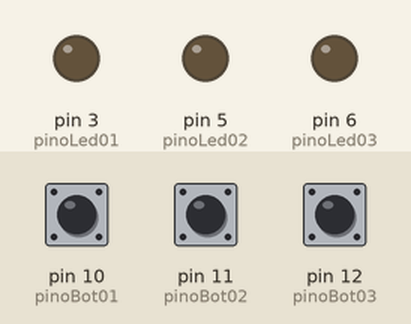
The sketch below on a simulated Arduino Uno, built with avr-gcc and run on an emulated ATmega328P. Parts: output pins drawn as LEDs (lit = HIGH). Inputs (shaded band) come from the test bench; at power-on: pin 10 (pinoBot01) HIGH, pin 11 (pinoBot02) HIGH, pin 12 (pinoBot03) HIGH.

Above: at 1.2 s.
1.3 s: pin 10 (pinoBot01) pulled LOW for 0.15 s
At 1.37 s:
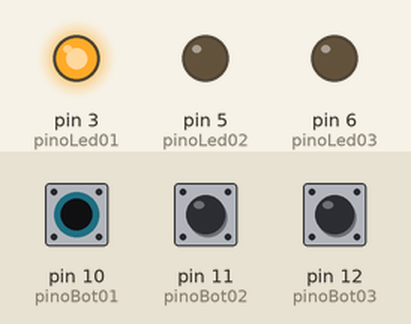
2.9 s: pin 11 (pinoBot02) pulled LOW for 0.15 s
At 2.97 s:
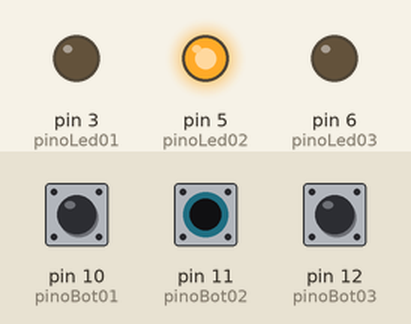
4.5 s: pin 12 (pinoBot03) pulled LOW for 0.15 s
At 4.57 s:
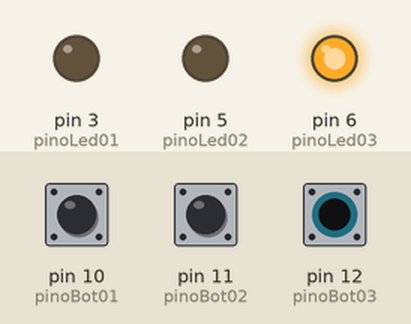
6.1 s: pin 12 (pinoBot03) pulled LOW for 3.2 s
At 10.3 s:
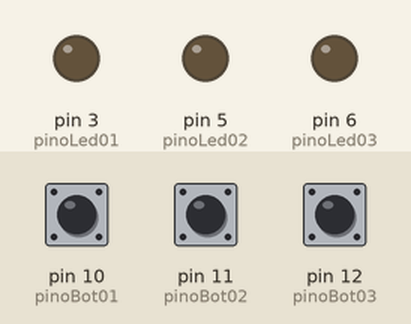
10.8 s: pin 10 (pinoBot01) pulled LOW for 3.2 s
At 11.4 s:
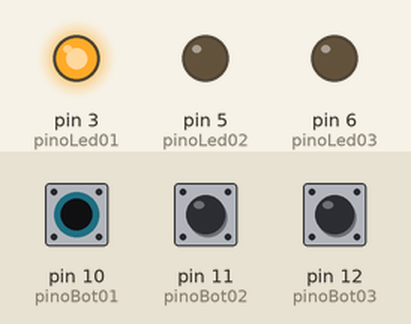
15.5 s: pin 10 (pinoBot01) driven LOW and pin 11 (pinoBot02) driven LOW
At 16.2 s:
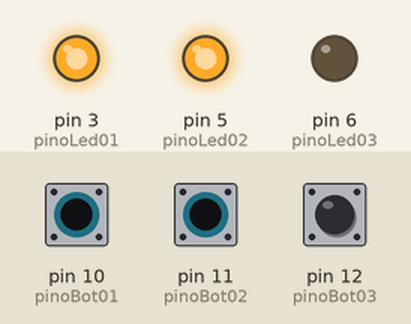
Timing chart, 0 to 18.0 s (numbered marks = the images above; inputs shaded):
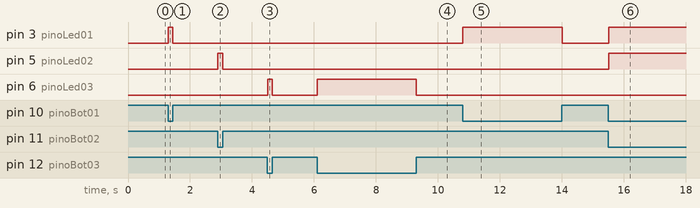

Measured:
- after the input at 1.3 s, pin 3 (pinoLed01): LOW → HIGH at once, → LOW 0.15 s later
- after the input at 2.9 s, pin 5 (pinoLed02): LOW → HIGH at once, → LOW 0.15 s later
- after the input at 4.5 s, pin 6 (pinoLed03): LOW → HIGH at once, → LOW 0.15 s later
- after the input at 6.1 s, pin 6 (pinoLed03): LOW → HIGH at once, → LOW 3.2 s later
- after the input at 10.8 s, pin 3 (pinoLed01): LOW → HIGH at once, → LOW 3.2 s later
- after the input at 15.5 s, pin 3 (pinoLed01), pin 5 (pinoLed02): LOW → HIGH at once

The sketch:

RGB.ino
```cpp
const int pinoLed01 = 3,pinoLed02 = 5,pinoLed03 = 6;
const int pinoBot01 = 10,pinoBot02 = 11,pinoBot03 = 12;

int leituraBotao1;
int leituraBotao2;
int leituraBotao3;


void setup() {
  pinMode(pinoLed01, OUTPUT);
  pinMode(pinoLed02, OUTPUT);
  pinMode(pinoLed03, OUTPUT);

    pinMode(pinoBot01, INPUT_PULLUP);
    pinMode(pinoBot02, INPUT_PULLUP);
    pinMode(pinoBot03, INPUT_PULLUP);
}

void loop() {
    leituraBotao1 = digitalRead(pinoBot01);
    leituraBotao2 = digitalRead(pinoBot02);
    leituraBotao3 = digitalRead(pinoBot03);

    if(leituraBotao1 == LOW){
      analogWrite(pinoLed01,255);
    }else{
      analogWrite(pinoLed01,0);
    }

    if(leituraBotao2 == LOW){
      analogWrite(pinoLed02,255);
    }else{
      analogWrite(pinoLed02,0);
    }

    if(leituraBotao3 == LOW){
      analogWrite(pinoLed03,255);
    }else{
      analogWrite(pinoLed03,0);
    }

}
```
